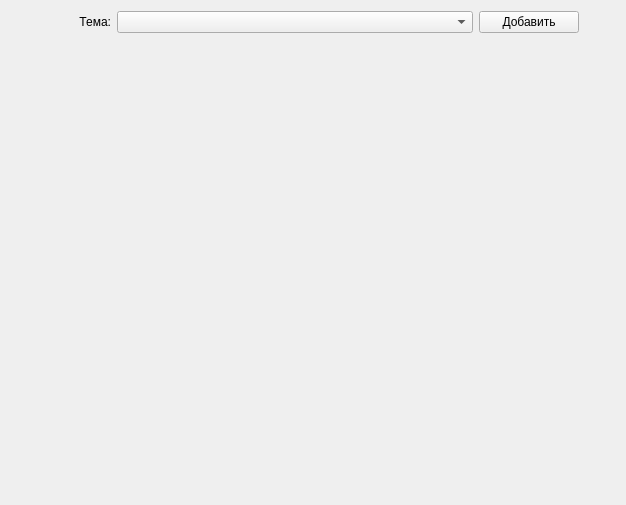
<?xml version="1.0" encoding="UTF-8"?>
<ui version="4.0">
 <class>General</class>
 <widget class="QWidget" name="General">
  <property name="geometry">
   <rect>
    <x>0</x>
    <y>0</y>
    <width>626</width>
    <height>505</height>
   </rect>
  </property>
  <property name="maximumSize">
   <size>
    <width>838</width>
    <height>16777215</height>
   </size>
  </property>
  <property name="windowTitle">
   <string>Form</string>
  </property>
  <layout class="QVBoxLayout" name="verticalLayout">
   <item>
    <layout class="QHBoxLayout" name="horizontalLayout_2">
     <property name="leftMargin">
      <number>0</number>
     </property>
     <property name="rightMargin">
      <number>36</number>
     </property>
     <property name="bottomMargin">
      <number>0</number>
     </property>
     <item>
      <widget class="QLabel" name="theme">
       <property name="maximumSize">
        <size>
         <width>100</width>
         <height>16777215</height>
        </size>
       </property>
       <property name="text">
        <string>Тема:</string>
       </property>
       <property name="alignment">
        <set>Qt::AlignRight|Qt::AlignTrailing|Qt::AlignVCenter</set>
       </property>
      </widget>
     </item>
     <item>
      <widget class="QComboBox" name="themesBox">
       <property name="font">
        <font>
         <bold>false</bold>
        </font>
       </property>
       <property name="cursor">
        <cursorShape>PointingHandCursor</cursorShape>
       </property>
       <property name="layoutDirection">
        <enum>Qt::LeftToRight</enum>
       </property>
      </widget>
     </item>
     <item>
      <widget class="QPushButton" name="addThemeButton">
       <property name="maximumSize">
        <size>
         <width>100</width>
         <height>16777215</height>
        </size>
       </property>
       <property name="toolTip">
        <string>&lt;html&gt;&lt;head/&gt;&lt;body&gt;&lt;p&gt;Добавить пользовательскую тему&lt;/p&gt;&lt;/body&gt;&lt;/html&gt;</string>
       </property>
       <property name="text">
        <string>Добавить</string>
       </property>
      </widget>
     </item>
    </layout>
   </item>
   <item>
    <spacer name="verticalSpacer">
     <property name="orientation">
      <enum>Qt::Vertical</enum>
     </property>
     <property name="sizeHint" stdset="0">
      <size>
       <width>20</width>
       <height>40</height>
      </size>
     </property>
    </spacer>
   </item>
  </layout>
 </widget>
 <resources/>
 <connections/>
</ui>
